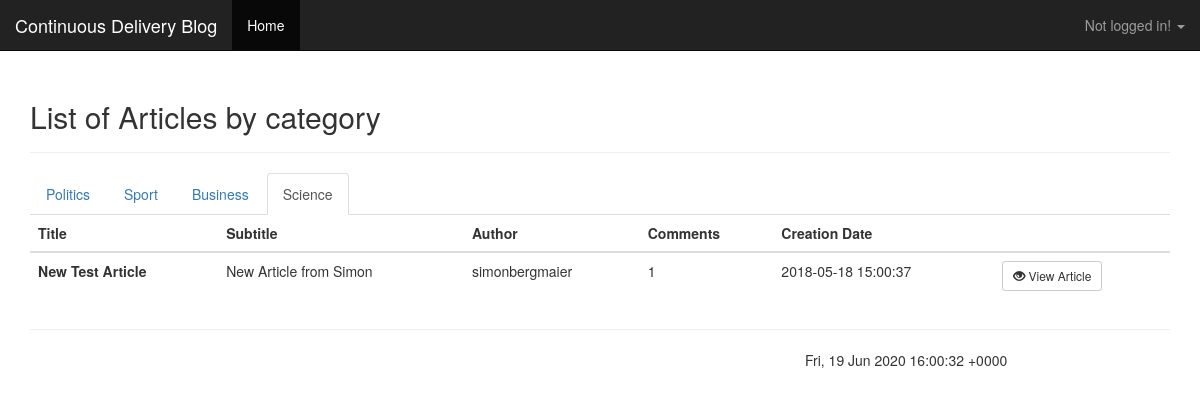
The app's page /index.php?view=list&categoryId=4, older data.
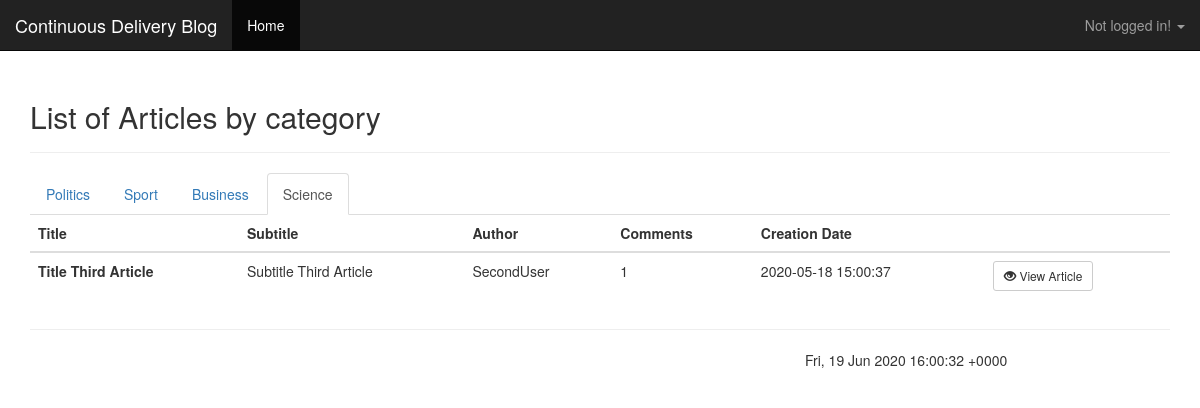
The same page, newer data.
### tables this page shows
CREATE TABLE `article` (
  `id` int(11) NOT NULL,
  `category` int(11) NOT NULL,
  `title` varchar(255) NOT NULL,
  `subtitle` varchar(255) NOT NULL,
  `text` text NOT NULL,
  `author` int(11) NOT NULL,
  `active` bit(1) NOT NULL DEFAULT b'1',
  `creationDate` timestamp NOT NULL DEFAULT CURRENT_TIMESTAMP
);

CREATE TABLE `users` (
  `id` int(11) NOT NULL,
  `username` varchar(255) NOT NULL,
  `passhash` varchar(255) NOT NULL
);

### index.php (called while the page is built, shortened)
<?php
require_once('inc/bootstrap.php');
$default_view = 'list';
$view = $default_view;
if (
	isset($_REQUEST['view']) &&
	file_exists(__DIR__ . '/views/' . $_REQUEST['view'] . '.php')
) {
	$view = $_REQUEST['view'];
}
require_once ('views/' . $view . '.php');

### lib/Data/DataManager_mysql.php (called while the page is built, shortened)
<?php
class DataManager implements \IDataManager {
    private static $__connection;
    private static function getConnection() {
        if (!isset(self::$__connection)) {
            self::$__connection = new \PDO(getenv('DB_CONFSTRING'), getenv('DB_UNAME'), getenv('DB_PASSWD'));
        }
        return self::$__connection;
    }
    private static function query($connection, $query, $parameters = array()) {
        $connection->setAttribute(\PDO::ATTR_ERRMODE, \PDO::ERRMODE_EXCEPTION);
        try {
            $statement = $connection->prepare($query);
            $i = 1;
            foreach ($parameters AS $param) {
                if (is_int($param)) {
                    $statement->bindValue($i, $param, \PDO::PARAM_INT);
                }
                $i++;
            }
            $result = $statement->execute();
        }
        catch (\Exception $e) {
            die('Database Error' . implode(' | ', $statement->errorInfo()));
        }
        return $statement;
    }
    private static function fetchObject($cursor) {
        return $cursor->fetchObject();
    }
    private static function close($cursor) {
        return $cursor->closeCursor();
    }
    private static function closeConnection($connection) {
        self::$__connection = null;
    }
    public static function getArticlesByCategory(int $categoryId): array {
        $con = self::getConnection();
        $articles = [];
        $res = self::query($con, "SELECT id, category, title, subtitle, text, author, creationDate FROM article WHERE category = ? AND active = 1 ORDER BY creationDate DESC;", [$categoryId]);
        while ($article = self::fetchObject($res)) {
            $articles[] = new Article($article->id, $article->category, $article->title, $article->subtitle, $article->text, $article->creationDate, $article->author);
        }
        return $articles;
    }
    public static function getUserById(int $userId) {
        $con = self::getConnection();
        $user = false;
        $res = self::query($con, "SELECT id, userName, passHash FROM users WHERE id = ?", [$userId]);
        if ($u = self::fetchObject($res)) {
            $user = new User($u->id, $u->userName, $u->passHash);
        }
        return $user;
    }
    public static function getCommentCount(int $articleId) : int {
        $con = self::getConnection();
        $count = 0;
        $res = self::query($con, "SELECT COUNT(id) AS count FROM comment WHERE articleId = ? AND active = 1", [$articleId]);
        if($c = self::fetchObject($res)) {
            $count = $c->count;
        }
        return $count;
    }
}

### inc/bootstrap.php (called while the page is built, shortened)
<?php
spl_autoload_register(function($class) {
   $filename = __DIR__."/../lib/".str_replace("\\",DIRECTORY_SEPARATOR, $class).".php";
});
require_once (__DIR__."/../lib/Data/DataManager_mysql.php");

### lib/Blog/Article.php (called while the page is built, shortened)
<?php
class Article extends Entity {
	private $title;
    private $subtitle;
    private $creationDate;
	public function __construct(int $id, int $categoryId, string $title, string $subtitle, string $text, string $creationDate, string $author)  {
		$this->title = $title;
		$this->subtitle = $subtitle;
		$this->creationDate = $creationDate;
	}
	public function getTitle() : string {
		return $this->title;
	}
    public function getSubtitle() : string {
	    return $this->subtitle;
    }
    public function getCreationDate(): string {
        return $this->creationDate;
    }
}

### lib/Blog/Util.php (called while the page is built, shortened)
<?php
class Util extends BaseObject
{
    public static function escape(string $string) : string {
       return nl2br(htmlspecialchars($string));
    }
}

### lib/Blog/User.php (called while the page is built, shortened)
<?php
class User extends Entity
{
    private $userName;
    public function __construct(int $id, string $userName, string $passwordHash)
    {
        $this->userName=$userName;
    }
    public function getUserName() : string {
        return $this->userName;
    }
}

### lib/Blog/Entity.php (called while the page is built, shortened)
<?php
class Entity extends BaseObject implements IData {
	private $id;
	public function __construct(int $id) {
		$this->id = $id;
	}
	public function getId() : int {
		return $this->id;
	}
}

### views/list.php (the view, shortened to what the changed rows need)
<?php
require_once('inc/bootstrap.php');
require_once('partials/header.php');
$categoryId = isset($_REQUEST['categoryId']) ? (int)$_REQUEST['categoryId'] : null;
$articles = (isset($categoryId) && $categoryId > 0) ? DataManager::getArticlesByCategory($categoryId) : null;
?>
<div class="page-header">
  <h2>List of Articles by category</h2>
</div>
<?php
    if(isset($articles)) :
        if(sizeof($articles) > 0) :
            require_once('partials/articlelist.php');
        else :?>
        <div class="alert alert-warning">No articles in this category</div>
        <?php
        endif;
    else :
        ?>
        <div class="alert alert-info">Please select a category</div>
    <?php
    endif;
?>
<?php
require_once('partials/footer.php');
?>

### views/partials/header.php (shortened to what the changed rows need)
<!DOCTYPE html>
<html>
<head>
	<link href="https://stackpath.bootstrapcdn.com/bootstrap/3.4.1/css/bootstrap.min.css" rel="stylesheet">
	<link href="assets/main.css" rel="stylesheet">
</head>
<body>
<div class="navbar navbar-inverse navbar-fixed-top">
	<div class="container-fluid">
		<div class="navbar-header">
			<a class="navbar-brand" href="/">Continuous Delivery Blog</a>
		</div>
	</div>
</div>
<div class="container">

### views/partials/articlelist.php (shortened to what the changed rows need)
<table class="table">
    <thead>
    <tr>
        <th>
            Title
        </th>
        <th>
            Subtitle
        </th>
        <th>
            Author
        </th>
        <th>
            Comments
        </th>
        <th>
            Creation Date
        </th>
        <th>
        </th>
    </tr>
    </thead>
    <tbody>
    <?php foreach ($articles as $article): ?>
        <tr>
            <td>
                <strong>
                    <?php echo Util::escape($article->getTitle()); ?>
                </strong>
            </td>
            <td>
                <?php echo Util::escape($article->getSubtitle()); ?>
            </td>
            <td>
                <?php
                $user = DataManager::getUserById(intval($article->getAuthor()));
                echo $user->getUserName();
                ?>
            </td>
            <td>
                <?php echo DataManager::getCommentCount($article->getId());?>
            </td>
            <td>
                <?php echo Util::escape($article->getCreationDate()); ?>
            </td>
            <td>
                <a class="btn btn-sm btn-default" href="index.php?view=article&id=<?php echo Util::escape($article->getId());?>"><span class="glyphicon glyphicon-eye-open"></span> View Article</a>
            </td>
        </tr>
    <?php endforeach; ?>
    </tbody>
</table>

Row changes from the older to the newer data that the page shows:
changed article: title "New Test Article" → "Title Third Article"; subtitle "New Article from Simon" → "Subtitle Third Article"; author.username "simonbergmaier" → "SecondUser"; creationDate "2018-05-18 15:00:37" → "2020-05-18 15:00:37"
